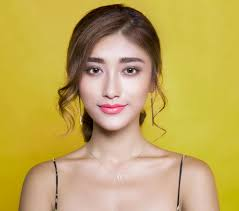
#> input picture Day62/face.jfif, 239 x 211 px
$ python object.py
#> lines starting #> are read from the running program, lines starting #| are printed output that depends on the picture; after the words box and inside, x2 and y2 are one past the last pixel; in counts of white or black regions, pixels touching at a corner belong together
# Import the necessary libraries
import cv2
import matplotlib.pyplot as plt

# Load the pretrained Haar Cascade classifier
face_cascade = cv2.CascadeClassifier(cv2.data.haarcascades + 'haarcascade_frontalface_default.xml')

# Load an image for testing
image = cv2.imread('face.jfif')
#> image is the input picture: shape (211, 239, 3); mean B, G, R 90.5, 168.8, 194.1

# Check if the image was loaded successfully
if image is None:
    raise ValueError("Image not found or unable to load.")

# Convert the image to grayscale
grey_image = cv2.cvtColor(image, cv2.COLOR_BGR2GRAY)
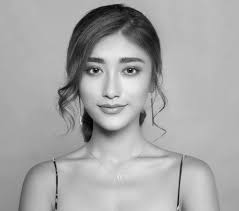
#> grey_image: shape (211, 239); min 3, max 239, mean 167.5

# Detect faces in the image
faces = face_cascade.detectMultiScale(grey_image, scaleFactor=1.1, minNeighbors=5, minSize=(30, 30))
#> faces = [[69, 37, 88, 88]]

print(f"Number of faces detected: {len(faces)}")
#| Number of faces detected: 1

# Draw rectangles around detected faces
for (x, y, w, h) in faces:
    cv2.rectangle(image, (x, y), (x+w, y+h), (255, 0, 0), 2)
#> this loop made 1 pass
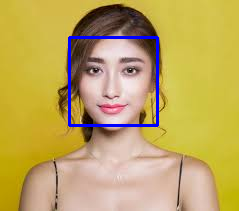
#> image: shape (211, 239, 3); 2.09% of pixels changed, all inside (x1, y1, x2, y2) = (68, 36, 159, 127)

# Convert BGR image to RGB for displaying with matplotlib
img_rgb = cv2.cvtColor(image, cv2.COLOR_BGR2RGB)

# Display the image with matplotlib
plt.imshow(img_rgb)
plt.axis('off')  # Hide axes
plt.show()
